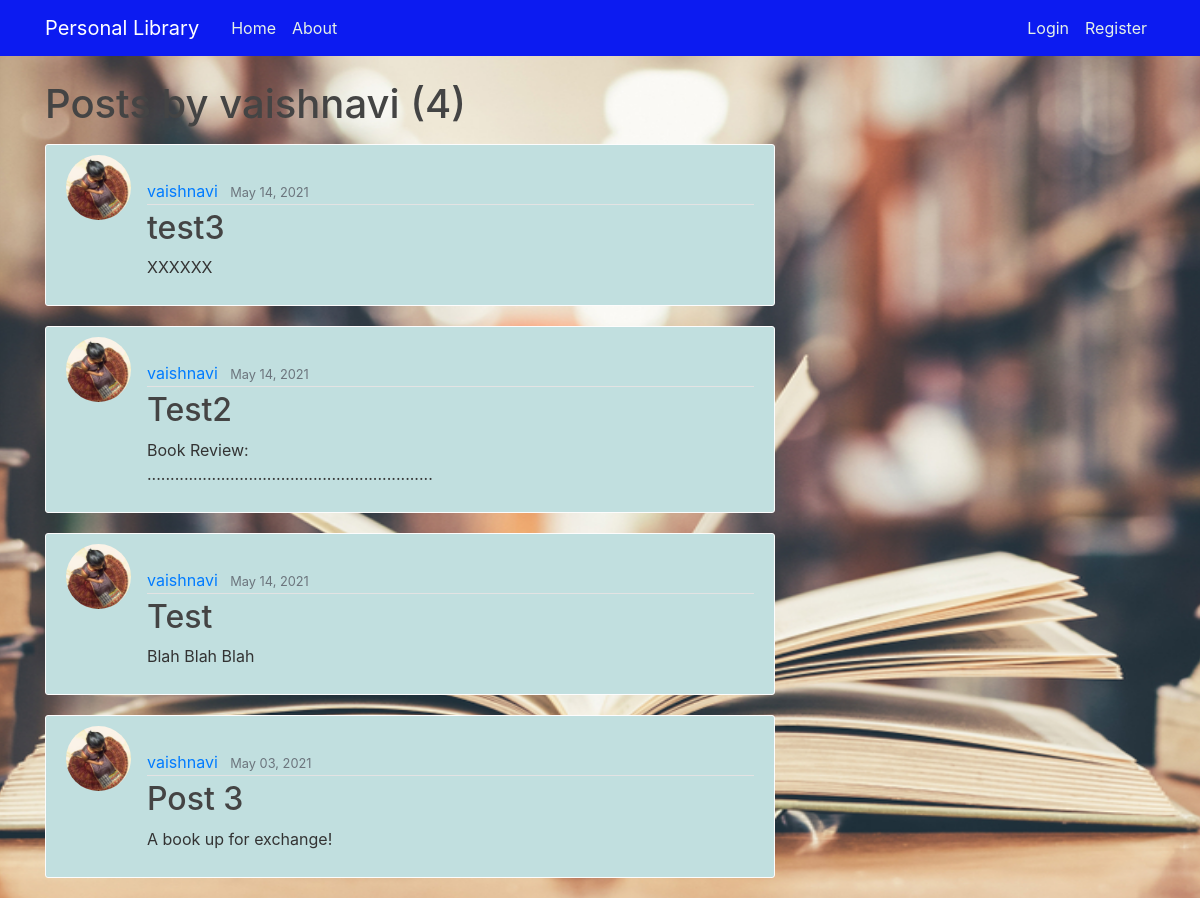
The page /user/vaishnavi on the database its author committed.
### library/models.py (models this page shows, shortened)
class Post(models.Model):
    title = models.CharField(max_length=100, help_text="Please enter the NAME of the book and its AUTHOR!")
    content = models.TextField(max_length=1000, help_text="Enter a SUMMARY for the book!")
    date_posted = models.DateTimeField(default=timezone.now)
    author = models.ForeignKey(User, on_delete=models.CASCADE)
    book_img = models.ImageField(default='default_book.jpg', upload_to='book_images')

### users/models.py (models this page shows, shortened)
class Profile(models.Model):
    user = models.OneToOneField(User, on_delete=models.CASCADE)
    image = models.ImageField(default='default.jpg',upload_to='profile_pics')

### library/views.py (the view)
# urls.py: path('user/<str:username>', UserPostListView.as_view(), name='user-posts'),
class UserPostListView(ListView):
    model = Post
    template_name = 'library/user_posts.html'  # <app>/<model>_<viewtype>.html
    context_object_name = 'posts'
    paginate_by = 5
    def get_queryset(self):
        user = get_object_or_404(User, username=self.kwargs.get('username'))
        return Post.objects.filter(author=user).order_by('-date_posted')

### library/templates/library/user_posts.html (shortened to what this page needs)
{% extends "library/base.html" %}
{% block content %}
    <h1 class="mb-3">Posts by {{ view.kwargs.username }} ({{ page_obj.paginator.count }})</page_obj></h1>
    {% for post in posts %}
        <article class="media content-section">
          <img class="rounded-circle article-img" src="{{ post.author.profile.image.url }}">
          <div class="media-body">
            <div class="article-metadata">
              <a class="mr-2" href="{% url 'user-posts' post.author.username %}">{{ post.author }}</a>
              <small class="text-muted">{{ post.date_posted|date:"F d, Y" }}</small>
            </div>
            <h2><a class="article-title" href="{% url 'post-detail' post.id %}">{{ post.title }}</a></h2>
            <p class="article-content">{{ post.content }}</p>
          </div>
        </article>
    {% endfor %}
{% endblock content %}

### library/static/library/main.css (style rules this page uses)
body { background: #fafafa; color: #333333; margin-top: 5rem; }
h1, h2, h3, h4, h5, h6 { color: #444444; }
.content-section { background: #c1dfdf; padding: 10px 20px; border: 1px solid #fdfdfd; border-radius: 3px; margin-bottom: 20px; }
.article-title { color: #444444; }
.article-content { white-space: pre-line; }
.article-img { height: 65px; width: 65px; margin-right: 16px; }
.article-metadata { padding-bottom: 1px; margin-bottom: 4px; border-bottom: 1px solid #e3e3e3 }
#bg { background-repeat: no-repeat; background-size: 1800px 900px; background-position: top; background-attachment: fixed; }

### rows shown on the page
Post: author.profile.image (picture), author "vaishnavi", date_posted "May 14, 2021", title "test3", content "XXXXXX"
Post: author.profile.image (picture), author "vaishnavi", date_posted "May 14, 2021", title "Test2", content "Book Review: .............................................................."
Post: author.profile.image (picture), author "vaishnavi", date_posted "May 14, 2021", title "Test", content "Blah Blah Blah"
Post: author.profile.image (picture), author "vaishnavi", date_posted "May 03, 2021", title "Post 3", content "A book up for exchange!"

### other values the page prints
{{ view.kwargs.username }} "vaishnavi"
{{ page_obj.paginator.count }} "4"
